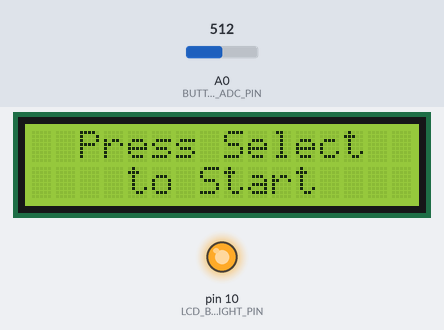
The sketch below on a simulated Arduino Uno, built with avr-gcc and run on an emulated ATmega328P. Shown: 16×2 character LCD, output pins drawn as LEDs (lit = HIGH). The inputs (shaded band) are chosen by the test bench; at power-on: A0 (BUTTON_ADC_PIN) = 512. Random numbers use the default seed unless the sketch sets one.

Above: at 1.6 s.
At 4.2 s:
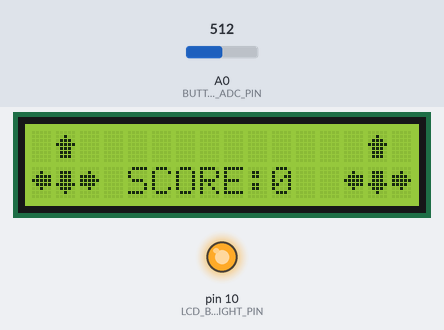
4.3 s: A0 (BUTTON_ADC_PIN) set to 794
5.8 s: A0 (BUTTON_ADC_PIN) set to 814
At 6.57 s:
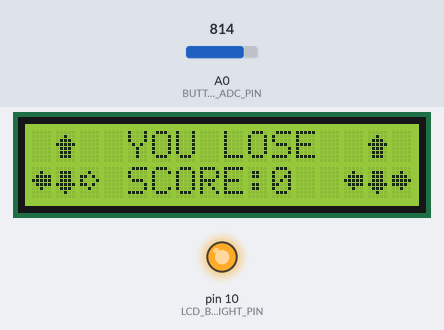
7.9 s: A0 (BUTTON_ADC_PIN) set to 900
At 8.14 s:
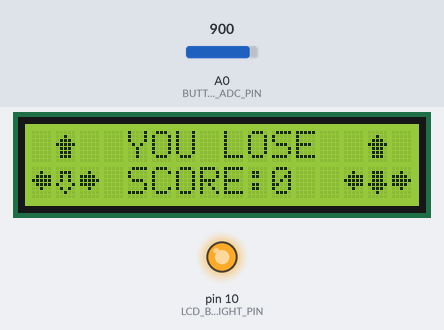
10.4 s: A0 (BUTTON_ADC_PIN) set to 914
Timing chart, 0 to 12.9 s (numbered marks = the images above; inputs shaded):
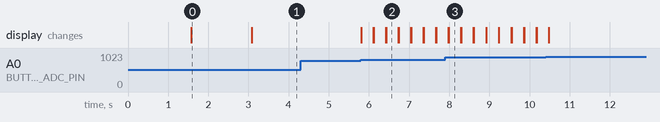

Measured:
- the behaviour switches between 804 and 805 on A0 (BUTTON_ADC_PIN) (found by bisection; images 1 and 2)
- after the input at 4.3 s, every drawn part: stays the same
- after the input at 5.8 s, the display: first changes at once (image 2 shows a later state)
- what the display in image 0 shows lasts 1.5 s, from 1.6 s to 3.1 s

The sketch:

SimonSays.ino
```cpp
/*

   A simple Simon Says game that I created with some bits code taken from:
   http://linksprite.com/wiki/index.php5?title=16_X_2_LCD_Keypad_Shield_for_Arduino

   Isaac Sullivan

*/

#include <LiquidCrystal.h>   // include LCD library
/*--------------------------------------------------------------------------------------
  Defines
  --------------------------------------------------------------------------------------*/
// Pins in use
#define BUTTON_ADC_PIN           A0  // A0 is the button ADC input
#define LCD_BACKLIGHT_PIN         10  // D10 controls LCD backlight
// ADC readings expected for the 5 buttons on the ADC input
#define RIGHT_10BIT_ADC         815  // right
#define UP_10BIT_ADC            930  // up
#define DOWN_10BIT_ADC          903  // down
#define LEFT_10BIT_ADC          856  // left
#define SELECT_10BIT_ADC        615  // select
#define BUTTONHYSTERESIS        10  // hysteresis for valid button sensing window
//return values for ReadButtons()
#define BUTTON_NONE               0  //
#define BUTTON_RIGHT              3  //
#define BUTTON_UP                 1  //
#define BUTTON_DOWN               2  //
#define BUTTON_LEFT               4  //
#define BUTTON_SELECT             5  //
//some example macros with friendly labels for LCD backlight/pin control, tested and can be swapped into the example code as you like
#define LCD_BACKLIGHT_OFF()     digitalWrite( LCD_BACKLIGHT_PIN, LOW )
#define LCD_BACKLIGHT_ON()      digitalWrite( LCD_BACKLIGHT_PIN, HIGH )
#define LCD_BACKLIGHT(state)    { if( state ){digitalWrite( LCD_BACKLIGHT_PIN, HIGH );}else{digitalWrite( LCD_BACKLIGHT_PIN, LOW );} }
/*--------------------------------------------------------------------------------------
  Variables
  --------------------------------------------------------------------------------------*/
byte buttonJustPressed  = false;         //this will be true after a ReadButtons() call if triggered
byte buttonJustReleased = false;         //this will be true after a ReadButtons() call if triggered
byte buttonWas          = BUTTON_NONE;   //used by ReadButtons() for detection of button events

int arr[20]; //size of generated array
int user[20]; //size of user imput array

int valPos = 0; // variable to store the position in the user created array
int lvl = 0; // variable to store the current level
int i;

long randNumber;
byte button;
static int count = 0; //variable to store the player score

const int UP = 1;
const int DOWN = 2;
const int RIGHT = 3;
const int LEFT = 4;

const int SELU = 5;
const int SELD = 6;
const int SELR = 7;
const int SELL = 8;

LiquidCrystal lcd( 8, 9, 4, 5, 6, 7 );   //Pins for the freetronics 16x2 LCD shield. LCD: ( RS, E, LCD-D4, LCD-D5, LCD-D6, LCD-D7 )

void setup() {
  Serial.begin(9600);

  //get a random seed from the voltage reading in pin 1
  randomSeed(analogRead(1));

  //button adc input
  pinMode( BUTTON_ADC_PIN, INPUT );         //ensure A0 is an input
  digitalWrite( BUTTON_ADC_PIN, LOW );      //ensure pullup is off on A0
  //lcd backlight control
  digitalWrite( LCD_BACKLIGHT_PIN, HIGH );  //backlight control pin D3 is high (on)
  pinMode( LCD_BACKLIGHT_PIN, OUTPUT );     //D3 is an output
  //set up the LCD number of columns and rows:
  lcd.begin( 16, 2 );

  // welcome message
  lcd.setCursor(2, 0);
  lcd.print("WELCOME TO:");
  lcd.setCursor(2, 1);
  lcd.print("SIMON SAYS!");
  delay(1500);
  lcd.clear();

  lcd.setCursor(2, 0);
  lcd.print("Press Select");
  lcd.setCursor(4, 1);
  lcd.print("to Start");
  delay(1500);
  lcd.clear();

  lcd.setCursor( 4, 1);
  lcd.print("SCORE:0");
  ArrayGen();
}

// function to generate a random array
int ArrayGen() {

  for ( i = 0; i < 20; i++)
  {
    randNumber = random(1, 4);
    arr[i] = randNumber;
  }
  return (arr[i]);
}

// function to display the array on the LCD
void PrintArray() {

  for ( i = 0 ; i < lvl + 1 ; i++)
  {
    delay(750); //delay inbetween selection flash
    if (arr[i] == 1)
    {
      lcd.setCursor(14, 0);
      lcd.write(SELU);
      delay(300);  //delay for duration of selection flash
      lcd.setCursor(14, 0);
      lcd.write(UP);
    }
    if (arr[i] == 2)
    {
      lcd.setCursor(14, 1);
      lcd.write(SELD);
      delay(300);
      lcd.setCursor(14, 1);
      lcd.write(DOWN);
    }
    if (arr[i] == 3)
    {
      lcd.setCursor(15, 1);
      lcd.write(SELR);
      delay(300);
      lcd.setCursor(15, 1);
      lcd.write(RIGHT);
    }
    if (arr[i] == 4)
    {
      lcd.setCursor(13, 1);
      lcd.write(SELL);
      delay(300);
      lcd.setCursor(13, 1);
      lcd.write(LEFT);
    }
  }
  lvl++;
}

void loop() {

  //custom arrow sprites
  byte simonUp[8] = {
    0b00000,
    0b00100,
    0b01110,
    0b11111,
    0b01110,
    0b01110,
    0b01110,
    0b00000
  };

  byte simonDown[8] = {
    0b00000,
    0b01110,
    0b01110,
    0b01110,
    0b11111,
    0b01110,
    0b00100,
    0b00000
  };

  byte simonRight[8] = {
    0b00000,
    0b00100,
    0b11110,
    0b11111,
    0b11110,
    0b00100,
    0b00000,
    0b00000
  };

  byte simonLeft[8] = {
    0b00000,
    0b00100,
    0b01111,
    0b11111,
    0b01111,
    0b00100,
    0b00000,
    0b00000
  };

  byte selectUP[8] = {
    0b00000,
    0b00100,
    0b01010,
    0b10001,
    0b01010,
    0b01010,
    0b01110,
    0b00000
  };

  byte selectDown[8] = {
    0b00000,
    0b01110,
    0b01010,
    0b01010,
    0b10001,
    0b01010,
    0b00100,
    0b00000
  };

  byte selectRight[8] = {
    0b00000,
    0b00100,
    0b11010,
    0b10001,
    0b11010,
    0b00100,
    0b00000,
    0b00000
  };

  byte selectLeft[8] = {
    0b00000,
    0b00100,
    0b01011,
    0b10001,
    0b01011,
    0b00100,
    0b00000,
    0b00000
  };

  lcd.createChar(UP, simonUp);
  lcd.createChar(DOWN, simonDown);
  lcd.createChar(RIGHT, simonRight);
  lcd.createChar(LEFT, simonLeft);

  lcd.createChar(SELU, selectUP);
  lcd.createChar(SELD, selectDown);
  lcd.createChar(SELR, selectRight);
  lcd.createChar(SELL, selectLeft);

  lcd.setCursor(1, 0);
  lcd.write(UP);
  lcd.setCursor(1, 1);
  lcd.write(DOWN);
  lcd.setCursor(2, 1);
  lcd.write(RIGHT);
  lcd.setCursor(0, 1);
  lcd.write(LEFT);

  lcd.setCursor(14, 0);
  lcd.write(UP);
  lcd.setCursor(14, 1);
  lcd.write(DOWN);
  lcd.setCursor(15, 1);
  lcd.write(RIGHT);
  lcd.setCursor(13, 1);
  lcd.write(LEFT);


  //get the latest button pressed, also the buttonJustPressed, buttonJustReleased flags
  button = ReadButtons();
  //blank the demo text line if a new button is pressed or released, ready for a new label to be written
  if ( buttonJustPressed || buttonJustReleased )
  {
    lcd.setCursor(10, 1);
    lcd.print(count);
  }

  if (button == BUTTON_RIGHT)
  {
    //Selection Display Animation
    lcd.setCursor(2, 1);
    lcd.write(SELR);
    delay(300);
    lcd.setCursor(2, 1);
    lcd.write(RIGHT);
    StoreUserArray(3);
    Compare();
  }

  if (button == BUTTON_LEFT)
  {
    //Selection Display Animation
    lcd.setCursor(0, 1);
    lcd.write(SELL);
    delay(300);
    lcd.setCursor(0, 1);
    lcd.write(LEFT);
    StoreUserArray(4);
    Compare();
  }

  if (button == BUTTON_UP)
  {
    //Selection Display Animation
    lcd.setCursor(1, 0);
    lcd.write(SELU);
    delay(300);
    lcd.setCursor(1, 0);
    lcd.write(UP);
    StoreUserArray(1);
    Compare();
  }

  if (button == BUTTON_DOWN)
  {
    //Selection Display Animation
    lcd.setCursor(1, 2);
    lcd.write(SELD);
    delay(300);
    lcd.setCursor(1, 2);
    lcd.write(DOWN);
    StoreUserArray(2);
    Compare();
  }

  if (button == BUTTON_SELECT)
    PrintArray();

  //clear the buttonJustPressed or buttonJustReleased flags, they've already done their job now.
  if ( buttonJustPressed )
    buttonJustPressed = false;
  if ( buttonJustReleased )
    buttonJustReleased = false;
}

// function to compare the user created array to the randomly generated array
void Compare() {

  int k = memcmp(user, arr, valPos * 2);
  if ((lvl == valPos) && (k == 0))
  {
    count++;
    valPos = 0;
    PrintArray();
  }

  if (k != 0)
  {
    lcd.setCursor( 4, 0);
    lcd.print("YOU LOSE");
  }
}

// function to store the input from the user into an array
void StoreUserArray(int val) {
  user[valPos] = val;
  valPos++;
}

/*--------------------------------------------------------------------------------------
  ReadButtons()
  Detect the button pressed and return the value
  Uses global values buttonWas, buttonJustPressed, buttonJustReleased.
  --------------------------------------------------------------------------------------*/
byte ReadButtons() {

  unsigned int buttonVoltage;
  byte button = BUTTON_NONE;   // return no button pressed if the below checks don't write to btn

  //read the button ADC pin voltage
  buttonVoltage = analogRead( BUTTON_ADC_PIN );
  //sense if the voltage falls within valid voltage windows
  if ( buttonVoltage <= ( RIGHT_10BIT_ADC + BUTTONHYSTERESIS )
       && buttonVoltage >= ( RIGHT_10BIT_ADC - BUTTONHYSTERESIS ) )
  {
    button = BUTTON_RIGHT;
  }
  else if (   buttonVoltage >= ( UP_10BIT_ADC - BUTTONHYSTERESIS )
              && buttonVoltage <= ( UP_10BIT_ADC + BUTTONHYSTERESIS ) )
  {
    button = BUTTON_UP;
  }
  else if (   buttonVoltage >= ( DOWN_10BIT_ADC - BUTTONHYSTERESIS )
              && buttonVoltage <= ( DOWN_10BIT_ADC + BUTTONHYSTERESIS ) )
  {
    button = BUTTON_DOWN;
  }
  else if (   buttonVoltage >= ( LEFT_10BIT_ADC - BUTTONHYSTERESIS )
              && buttonVoltage <= ( LEFT_10BIT_ADC + BUTTONHYSTERESIS ) )
  {
    button = BUTTON_LEFT;
  }
  else if (   buttonVoltage >= ( SELECT_10BIT_ADC - BUTTONHYSTERESIS )
              && buttonVoltage <= ( SELECT_10BIT_ADC + BUTTONHYSTERESIS ) )
  {
    button = BUTTON_SELECT;
  }
  //handle button flags for just pressed and just released events
  if ( ( buttonWas == BUTTON_NONE ) && ( button != BUTTON_NONE ) )
  {
    //the button was just pressed, set buttonJustPressed, this can optionally be used to trigger a once-off action for a button press event
    //it's the duty of the receiver to clear these flags if it wants to detect a new button change event
    buttonJustPressed  = true;
    buttonJustReleased = false;
  }
  if ( ( buttonWas != BUTTON_NONE ) && ( button == BUTTON_NONE ) )
  {
    buttonJustPressed  = false;
    buttonJustReleased = true;
  }

  //save the latest button value, for change event detection next time round
  buttonWas = button;

  return ( button );
}
```
